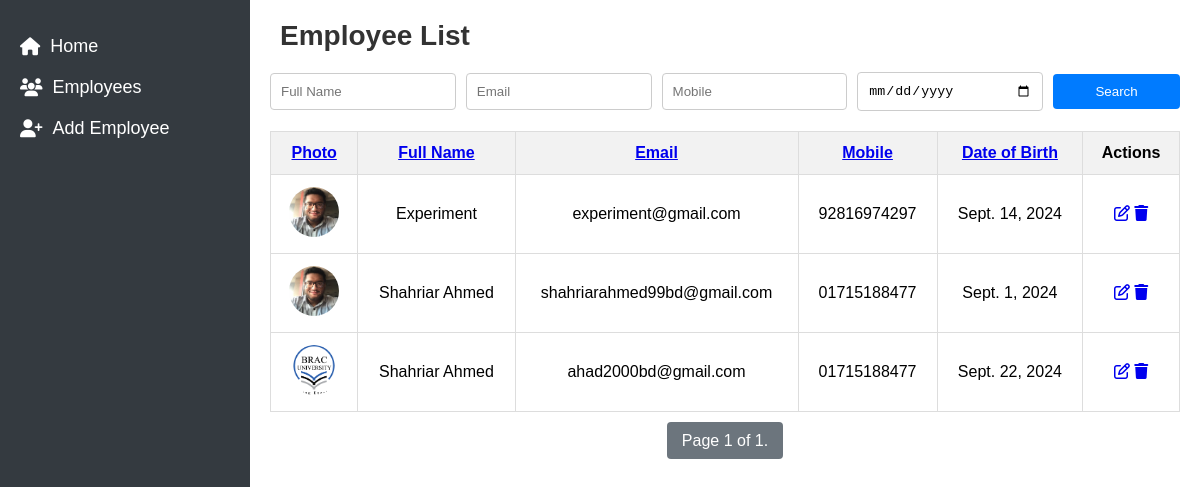
/employees/, run on the app's committed database.
### employee/models.py (models this page shows, shortened)
class Employees(models.Model):
    full_name = models.CharField(max_length = 100)
    email = models.EmailField(unique = True)
    mobile = models.CharField(max_length = 15)
    date_of_birth = models.DateField()
    photos = models.ImageField(upload_to='employee_photos/', blank=True, null=True)

### employee/views.py (the view)
# urls.py: path('', employee_list, name = 'employee_list'),
def employee_list(request):
    employees = Employees.objects.all()
    full_name = request.GET.get('full_name', '')
    email = request.GET.get('email', '')
    mobile = request.GET.get('mobile', '')
    date_of_birth = request.GET.get('date_of_birth', '')
    if full_name:
        employees = employees.filter(full_name__icontains=full_name)
    elif email:
        employees = employees.filter(email__icontains=email)
    elif mobile:
        employees = employees.filter(mobile__icontains=mobile)
    elif date_of_birth:
        employees = employees.filter(date_of_birth=date_of_birth)
    paginator = Paginator(employees, 10)
    page_number = request.GET.get('page')
    page_obj = paginator.get_page(page_number)
    context = {
        'page_obj': page_obj,
        'full_name': full_name,
        'email': email,
        'mobile': mobile,
        'date_of_birth': date_of_birth,
    }
    return render(request, 'employees/employee_list.html', context)

### templates/employees/employee_list.html (shortened to what this page needs)
{% load static %}
<!DOCTYPE html>
<html lang="en">
<head>
    <link rel="stylesheet" href="{% static 'css/styles.css' %}">
    <link rel="stylesheet" href="https://cdnjs.cloudflare.com/ajax/libs/font-awesome/6.6.0/css/all.min.css">
</head>
<body>
    <div class="container">
        <div class="sidebar">
            <ul class="sidebar-nav">
                <li>
                    <a href="{% url 'employee_list' %}">
                        <i class="fas fa-home"></i>
                        Home
                    </a>
                </li>
                <li>
                    <a href="{% url 'employee_list' %}">
                        <i class="fas fa-users"></i>
                        Employees
                    </a>
                </li>
                <li>
                    <a href="{% url 'add_employee' %}">
                        <i class="fas fa-user-plus"></i>
                        Add Employee
                    </a>
                </li>
            </ul>
        </div>
        <div class="main-content">
            <h1>Employee List</h1>
            <form method="get" action="{% url 'employee_list' %}" class="search-form">
                <input type="text" name="full_name" value="{{ request.GET.full_name }}" placeholder="Full Name">
                <input type="email" name="email" value="{{ request.GET.email }}" placeholder="Email">
                <input type="text" name="mobile" value="{{ request.GET.mobile }}" placeholder="Mobile">
                <input type="date" name="date_of_birth" value="{{ request.GET.date_of_birth }}" placeholder="Date of Birth">
                <button type="submit">Search</button>
            </form>
            <table>
                <thead>
                    <tr>
                        <th><a href="#">Photo</a></th>
                        <th><a href="?sort_by=full_name&q={{ query }}">Full Name</a></th>
                        <th><a href="?sort_by=email&q={{ query }}">Email</a></th>
                        <th><a href="?sort_by=mobile&q={{ query }}">Mobile</a></th>
                        <th><a href="?sort_by=date_of_birth&q={{ query }}">Date of Birth</a></th>
                        <th>Actions</th>
                    </tr>
                </thead>
                <tbody>
                    {% for employee in page_obj %}
                    <tr>
                        <td>
                            {% if employee.photos %}
                                <img src="{{ employee.photos.url }}" alt="{{ employee.full_name }}" class="employee-photo">
                            {% else %}
                                <img src="{% static 'media/default_profile.jpg' %}" alt="No photo" class="employee-photo">
                            {% endif %}
                        </td>
                        <td>{{ employee.full_name }}</td>
                        <td>{{ employee.email }}</td>
                        <td>{{ employee.mobile }}</td>
                        <td>{{ employee.date_of_birth }}</td>
                        <td>
                            <a href="{% url 'edit_employee' employee.id %}"><i class="fa-regular fa-pen-to-square"></i></a>
                            <a href="{% url 'delete_employee' employee.id %}"><i class="fa-solid fa-trash"></i></a>
                        </td>
                    </tr>
                    {% endfor %}
                </tbody>
            </table>
            <div class="pagination">
                <span class="step-links">
                    <span class="current">
                        Page {{ page_obj.number }} of {{ page_obj.paginator.num_pages }}.
                    </span>
                </span>
            </div>
        </div>
    </div>
</body>
</html>

### static/css/styles.css (style rules this page uses)
body { font-family: Arial, sans-serif; margin: 0; padding: 0; background-color: #f4f4f9; }
.container { display: flex; flex-direction: row; min-height: 100vh; width: 100%; }
.sidebar { width: 210px; background-color: #343a40; color: white; padding: 20px; height: 100vh; position: fixed; top: 0; left: 0; z-index: 1000; overflow-y: auto; }
.sidebar-nav { list-style: none; padding: 0; }
.sidebar-nav li { margin-bottom: 20px; }
.sidebar-nav a { color: white; text-decoration: none; font-size: 18px; display: flex; align-items: center; }
.sidebar-nav a i { margin-right: 10px; }
.main-content { margin-left: 250px; padding: 20px; width: calc(100% - 250px); background-color: #fff; position: relative; z-index: 1; }
h1 { margin-top: 0; margin-bottom: 20px; font-size: 28px; color: #333; padding-left: 10px; }
.search-form { display: flex; justify-content: space-between; align-items: center; gap: 10px; margin-bottom: 20px; }
.search-form input[type="text"], .search-form input[type="email"], .search-form input[type="date"] { padding: 10px; width: 20%; border-radius: 4px; border: 1px solid #ccc; }
.search-form button { padding: 10px 20px; background-color: #007bff; color: white; border: none; border-radius: 4px; cursor: pointer; width: 15%; }
table { width: 100%; border-collapse: collapse; margin-bottom: 20px; }
table th, table td { padding: 12px 15px; border: 1px solid #ddd; text-align: center; }
table th { background-color: #f2f2f2; text-align: center; }
.employee-photo { width: 50px; height: 50px; object-fit: cover; border-radius: 50%; }
.pagination { text-align: center; margin-top: 20px; }
.pagination .current { margin: 0 5px; padding: 10px 15px; background-color: #6c757d; color: white; border-radius: 4px; }

### data on the page
Employees: photos (picture), full_name "Experiment", email "experiment@gmail.com", mobile "92816974297", date_of_birth "Sept. 14, 2024"
Employees: photos (picture), full_name "Shahriar Ahmed", email "shahriarahmed99bd@gmail.com", mobile "01715188477", date_of_birth "Sept. 1, 2024"
Employees: photos (picture), full_name "Shahriar Ahmed", email "ahad2000bd@gmail.com", mobile "01715188477", date_of_birth "Sept. 22, 2024"

### other printed values
{{ page_obj.number }} "1"
{{ page_obj.paginator.num_pages }} "1"
